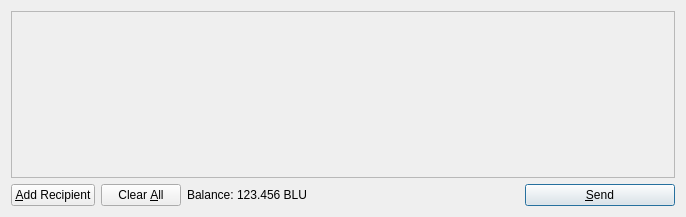
<?xml version="1.0" encoding="UTF-8"?>
<ui version="4.0">
 <class>SendCoinsDialog</class>
 <widget class="QDialog" name="SendCoinsDialog">
  <property name="geometry">
   <rect>
    <x>0</x>
    <y>0</y>
    <width>686</width>
    <height>217</height>
   </rect>
  </property>
  <property name="windowTitle">
   <string>Send Coins</string>
  </property>
  <layout class="QVBoxLayout" name="verticalLayout">
   <item>
    <widget class="QScrollArea" name="scrollArea">
     <property name="widgetResizable">
      <bool>true</bool>
     </property>
     <widget class="QWidget" name="scrollAreaWidgetContents">
      <property name="geometry">
       <rect>
        <x>0</x>
        <y>0</y>
        <width>666</width>
        <height>165</height>
       </rect>
      </property>
      <layout class="QVBoxLayout" name="verticalLayout_2">
       <property name="margin">
        <number>0</number>
       </property>
       <item>
        <layout class="QVBoxLayout" name="entries">
         <property name="spacing">
          <number>6</number>
         </property>
        </layout>
       </item>
       <item>
        <spacer name="verticalSpacer">
         <property name="orientation">
          <enum>Qt::Vertical</enum>
         </property>
         <property name="sizeHint" stdset="0">
          <size>
           <width>20</width>
           <height>40</height>
          </size>
         </property>
        </spacer>
       </item>
      </layout>
     </widget>
    </widget>
   </item>
   <item>
    <layout class="QHBoxLayout" name="horizontalLayout">
     <item>
      <widget class="QPushButton" name="addButton">
       <property name="toolTip">
        <string>Send to multiple recipients at once</string>
       </property>
       <property name="text">
        <string>&amp;Add Recipient</string>
       </property>
       <property name="icon">
        <iconset resource="../bitcoin.qrc">
         <normaloff>:/icons/add</normaloff>:/icons/add</iconset>
       </property>
       <property name="autoDefault">
        <bool>false</bool>
       </property>
      </widget>
     </item>
     <item>
      <widget class="QPushButton" name="clearButton">
       <property name="sizePolicy">
        <sizepolicy hsizetype="Minimum" vsizetype="Fixed">
         <horstretch>0</horstretch>
         <verstretch>0</verstretch>
        </sizepolicy>
       </property>
       <property name="toolTip">
        <string>Remove all transaction fields</string>
       </property>
       <property name="text">
        <string>Clear &amp;All</string>
       </property>
       <property name="icon">
        <iconset resource="../bitcoin.qrc">
         <normaloff>:/icons/remove</normaloff>:/icons/remove</iconset>
       </property>
       <property name="autoRepeatDelay">
        <number>300</number>
       </property>
       <property name="autoDefault">
        <bool>false</bool>
       </property>
      </widget>
     </item>
     <item>
      <layout class="QHBoxLayout" name="horizontalLayout_2">
       <property name="spacing">
        <number>3</number>
       </property>
       <item>
        <widget class="QLabel" name="label">
         <property name="text">
          <string>Balance:</string>
         </property>
        </widget>
       </item>
       <item>
        <widget class="QLabel" name="labelBalance">
         <property name="cursor">
          <cursorShape>IBeamCursor</cursorShape>
         </property>
         <property name="text">
          <string>123.456 BLU</string>
         </property>
         <property name="textInteractionFlags">
          <set>Qt::LinksAccessibleByMouse|Qt::TextSelectableByKeyboard|Qt::TextSelectableByMouse</set>
         </property>
        </widget>
       </item>
      </layout>
     </item>
     <item>
      <spacer name="horizontalSpacer">
       <property name="orientation">
        <enum>Qt::Horizontal</enum>
       </property>
       <property name="sizeHint" stdset="0">
        <size>
         <width>40</width>
         <height>20</height>
        </size>
       </property>
      </spacer>
     </item>
     <item>
      <widget class="QPushButton" name="sendButton">
       <property name="minimumSize">
        <size>
         <width>150</width>
         <height>0</height>
        </size>
       </property>
       <property name="toolTip">
        <string>Confirm the send action</string>
       </property>
       <property name="text">
        <string>&amp;Send</string>
       </property>
       <property name="icon">
        <iconset resource="../bitcoin.qrc">
         <normaloff>:/icons/send</normaloff>:/icons/send</iconset>
       </property>
       <property name="default">
        <bool>true</bool>
       </property>
      </widget>
     </item>
    </layout>
   </item>
  </layout>
 </widget>
 <resources>
  <include location="../bitcoin.qrc"/>
 </resources>
 <connections/>
</ui>
